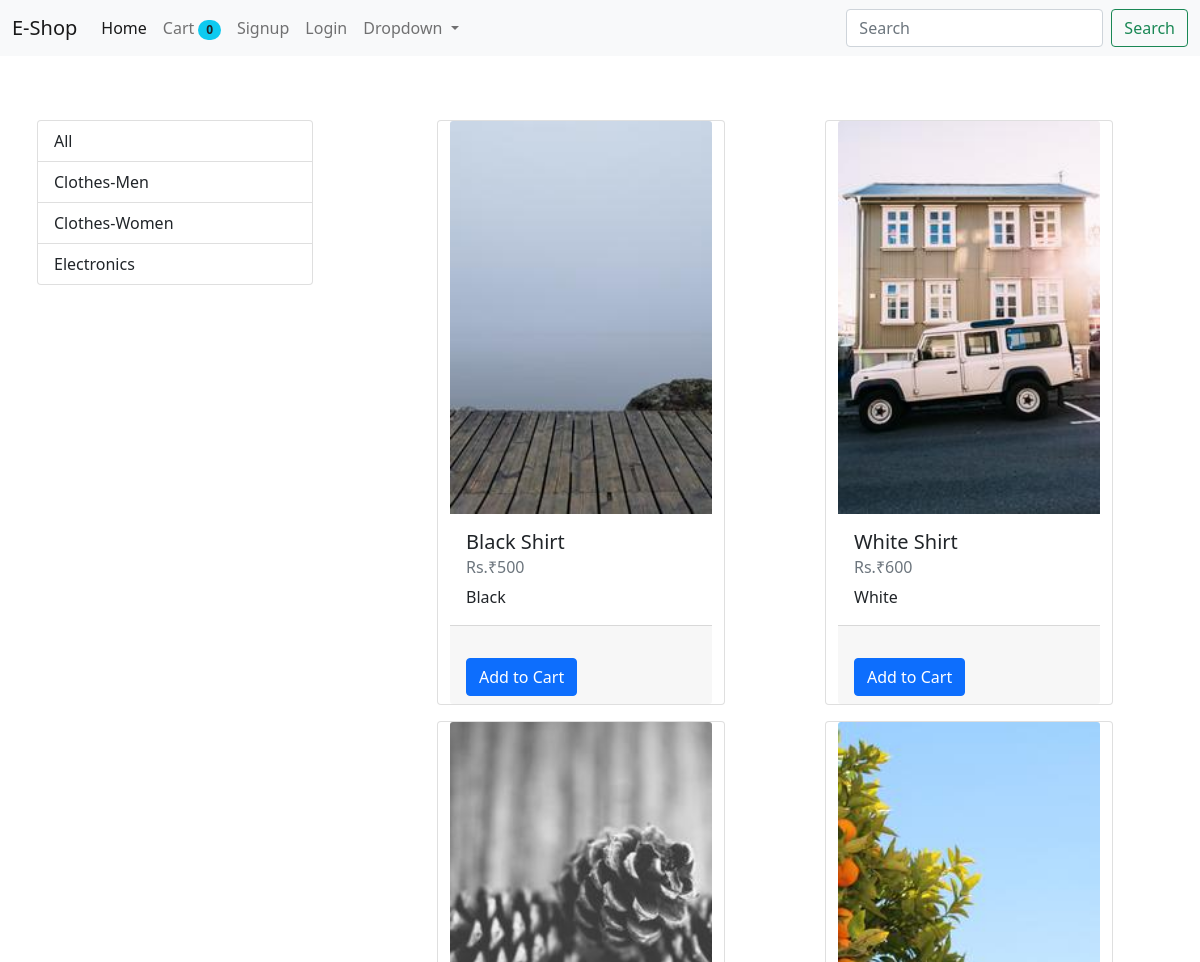
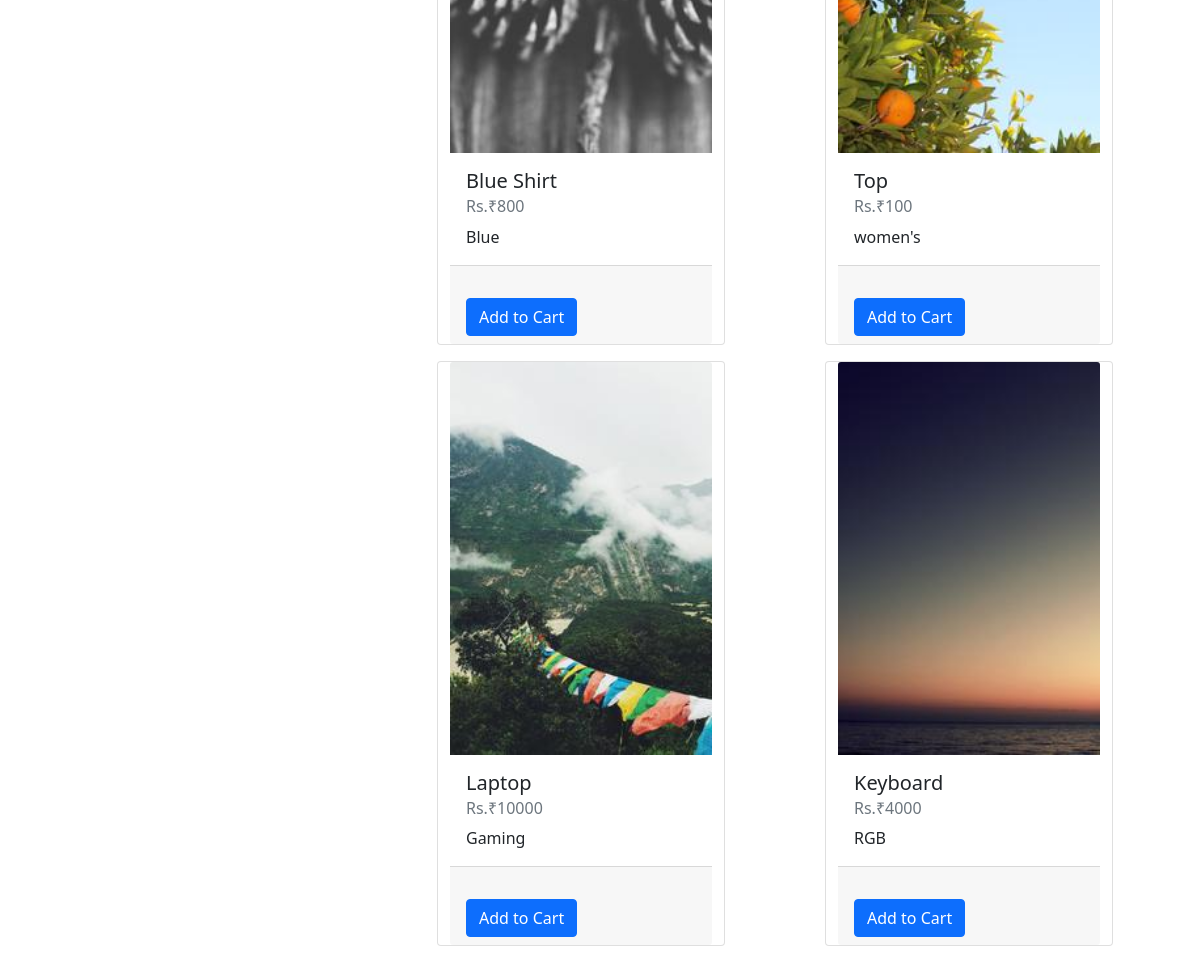
The page / on the database its author committed (2 pictures, top to bottom).
### store/models/category.py (models this page shows, shortened)
class Category(models.Model):
    name = models.CharField(max_length=30)
    @staticmethod
    def get_all_categories():
        return Category.objects.all()

### store/models/product.py (models this page shows, shortened)
class Product(models.Model):
    name = models.CharField(max_length=50)
    price = models.IntegerField(default=0)
    category = models.ForeignKey(Category , on_delete=models.CASCADE , default=1)
    description = models.CharField(max_length=255 , default='', null= True , blank= True)
    image = models.ImageField(upload_to = 'uploads/products/')
    @staticmethod
    def get_all_products():
        return Product.objects.all()

### store/views/home.py (the view, shortened to what this page needs)
# urls.py: path('',Index.as_view() , name= 'homepage'),
class Index(View):
    def get(self , request):
        cart = request.session.get('cart')
        if not cart:
            request.session['cart'] = {}
        products = None
        categories = Category.get_all_categories()
        categoryID = request.GET.get('category')
        if categoryID:
            products = Product.get_all_products_by_id(categoryID)
        else:
            products = Product.get_all_products()
        data = {}
        data['products'] = products
        data['categories'] = categories
        return render(request , 'index.html',data)

### store/templatetags/cart.py (called while the page is built)
@register.filter(name = 'is_in_cart')
def is_in_cart(product , cart ):
    keys = cart.keys()
    for id in keys:
        if int(id)==product.id:
            return True
    return False

@register.filter(name = 'currency')
def currency(num):
    return "₹"+str(num)

### store/templates/index.html (shortened to what this page needs)
{% extends 'base.html' %}
{% block content %}
{% load cart %}
<br/> <br/>
<div class = "container-fluid mt-3">
<div class="row">
    <div class="col-lg-3 mx-auto">
        <div class="list-group">
            <a href="/" class="list-group-item list-group-item-action ">All</a>
            {% for cat in categories %}
                <a href="/?category={{cat.id}} " class="list-group-item list-group-item-action ">{{ cat.name }}</a>
            {% endfor %}
        </div>
    </div>
    <div id ="products" class="col-lg-8 mx-auto">
        <div class = "row mx-auto">
            {% for pro in products %}
                <div class="card mx-auto mb-3" style="width: 18rem;" id = '{{ pro.id }}'>
                    <img src="{{pro.image.url}}" class="card-img-top" alt="...">
                    <div class="card-body">
                    <h5 class="card-title">{{pro.name}}</h5>
                    <h6 class="card-subtitle mb-2 text-muted">Rs.{{pro.price|currency}}</h6>
                    <p class="card-text">{{pro.description}}</p>
                    </div>
                    <div class="card-footer">
                    {% if pro|is_in_cart:request.session.cart %}
                        <div class="row">
                            <form action="/#{{pro.id}}" method="POST" class="col-2">
                                {% csrf_token %}
                                <input hidden type = "text" name = 'product' value = '{{pro.id}}'>
                                <input hidden type = "text" name = 'remove' value = 'True'> <br>
                                <input type = "submit" value = "-" class = "btn btn-block btn-primary">
                            </form>
                            <div class="text-center col"> {{pro|cart_count:request.session.cart}} in Cart</div>
                            <form action="/#{{pro.id}}" method="POST" class="col-2">
                                {% csrf_token %}
                                <input hidden type = "text" name = 'product' value = '{{pro.id}}'> </br>
                                <input type = "submit" value = "+" class = "btn btn-block btn-primary">
                            </form>
                        </div>
                    {% else %}
                        <form action="/#{{pro.id}}" method="POST">
                            <input type = "submit" class="btn btn-primary" value="Add to Cart">
                        </form>
                    {% endif %}
                    </div>
                </div>
            {% endfor %}
        </div>
    </div>
</div>
</div>
{% endblock %}

### store/templates/base.html (shortened to what this page needs)
<!doctype html>
<html lang="en">
  <head>
    <link href="https://cdn.jsdelivr.net/npm/bootstrap@5.0.2/dist/css/bootstrap.min.css" rel="stylesheet">
  </head>
  <body>
      <nav class="navbar navbar-expand-lg navbar-light bg-light">
        <div class="container-fluid">
          <a class="navbar-brand" href="/">E-Shop</a>
          <div class="collapse navbar-collapse" id="navbarSupportedContent">
            <ul class="navbar-nav me-auto mb-2 mb-lg-0">
              <li class="nav-item">
                <a class="nav-link active" aria-current="page" href="#">Home</a>
              </li>
              {% if request.session.customer %}
              <li class="nav-item">
                <a class="nav-link" href="/cart">Cart
                <span class="badge rounded-pill bg-info text-dark">{{request.session.cart.keys|length}}</span>
                </a>
              </li>
                <li class="nav-item">
                  <a class="nav-link" href="/orders">Orders</a>
                </li>
                <li class="nav-item">
                  <a class="nav-link" href="/logout">Logout</a>
                </li>
              {%  else %}
                <li class="nav-item">
                  <a class="nav-link" href="/cart">Cart
                  <span class="badge rounded-pill bg-info text-dark">{{request.session.cart.keys|length}}</span>
                  </a>
                </li>
                <li class="nav-item">
                  <a class="nav-link" href="/signup">Signup</a>
                </li>
                <li class="nav-item">
                  <a class="nav-link" href="/login">Login</a>
                </li>
              {% endif %}
              <li class="nav-item dropdown">
                <a class="nav-link dropdown-toggle" href="#" id="navbarDropdown" role="button" data-bs-toggle="dropdown" aria-expanded="false">
                  Dropdown
                </a>
              </li>
            </ul>
            <form class="d-flex">
              <input class="form-control me-2" type="search" placeholder="Search" aria-label="Search">
              <button class="btn btn-outline-success" type="submit">Search</button>
            </form>
          </div>
        </div>
      </nav>
      {% block content %}{% endblock %}
  </body>

### rows shown on the page
Category: name "Clothes-Men"
Category: name "Clothes-Women"
Category: name "Electronics"
Product: {{ pro.id }} 1 (drawn), image (picture), name "Black Shirt", price "₹500", description "Black"
Product: image (picture), name "White Shirt", price "₹600", description "White"
Product: image (picture), name "Blue Shirt", price "₹800", description "Blue"
Product: image (picture), name "Top", price "₹100", description "women's"
Product: image (picture), name "Laptop", price "₹10000", description "Gaming"
Product: image (picture), name "Keyboard", price "₹4000", description "RGB"

### other values the page prints
{{ request.session.cart.keys|length }} "0"
